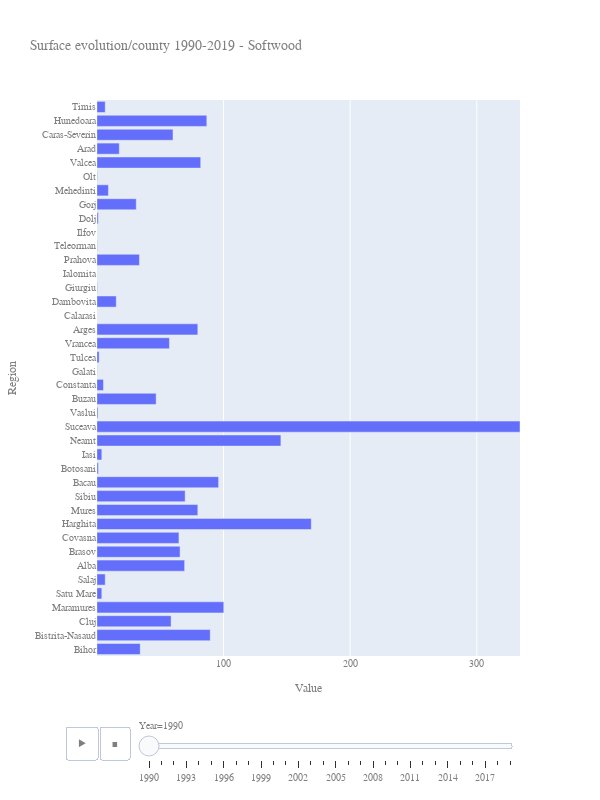

Notebook cell for this chart:
### Code cell
selection_df = data_county_df.loc[data_county_df.Category=="Softwood"]
min_value = selection_df.Value.min()
max_value = selection_df.Value.max()
import plotly.express as px
fig = px.bar(selection_df, x="Value", y="Region", animation_frame='Year', orientation='h',
             range_color =[min_value,max_value],
             width=600, height=800, range_x = [min_value,max_value],
            title='Surface evolution/county 1990-2019 - Softwood')
fig.update_layout(font=dict(family="Courier New, monospace",size=10,color="#7f7f7f"))
fig.show()

### Figure 1 — Plotly figure (JSON) as saved in the notebook; plotly's stock layout.template omitted (floating-point values rounded to 4 significant figures)
{"data": [{"alignmentgroup": "True", "hovertemplate": "Year=1990<br>Value=%{x}<br>Region=%{y}<extra></extra>", "legendgroup": "", "marker": {"color": "#636efa"}, "name": "", "offsetgroup": "", "orientation": "h", "showlegend": false, "textposition": "auto", "type": "bar", "x": [34.2, 89.5, 58.6, 100.2, 3.9, 6.6, 69.3, 65.7, 64.8, 169.3, 79.7, 69.7, 96.1, 1.2, 3.9, 145.3, 334.1, 0.9, 46.8, 5.2, 0.2, 1.8, 57.3, 79.7, 0.1, 15.3, 0.4, 0.1, 33.6, 0.3, 0.1, 1.1, 31.1, 9.1, 0.4, 82.0, 17.7, 60.1, 86.8, 6.6], "xaxis": "x", "y": ["Bihor", "Bistrita-Nasaud", "Cluj", "Maramures", "Satu Mare", "Salaj", "Alba", "Brasov", "Covasna", "Harghita", "Mures", "Sibiu", "Bacau", "Botosani", "Iasi", "Neamt", "Suceava", "Vaslui", "Buzau", "Constanta", "Galati", "Tulcea", "Vrancea", "Arges", "Calarasi", "Dambovita", "Giurgiu", "Ialomita", "Prahova", "Teleorman", "Ilfov", "Dolj", "Gorj", "Mehedinti", "Olt", "Valcea", "Arad", "Caras-Severin", "Hunedoara", "Timis"], "yaxis": "y"}], "layout": {"barmode": "relative", "font": {"color": "#7f7f7f", "family": "Courier New, monospace", "size": 10}, "height": 800, "legend": {"tracegroupgap": 0}, "sliders": [{"active": 0, "currentvalue": {"prefix": "Year="}, "len": 0.9, "pad": {"b": 10, "t": 60}, "steps": [{"args": [["1990"], {"frame": {"duration": 0, "redraw": true}, "fromcurrent": true, "mode": "immediate", "transition": {"duration": 0, "easing": "linear"}}], "label": "1990", "method": "animate"}, {"args": [["1991"], {"frame": {"duration": 0, "redraw": true}, "fromcurrent": true, "mode": "immediate", "transition": {"duration": 0, "easing": "linear"}}], "label": "1991", "method": "animate"}, {"args": [["1992"], {"frame": {"duration": 0, "redraw": true}, "fromcurrent": true, "mode": "immediate", "transition": {"duration": 0, "easing": "linear"}}], "label": "1992", "method": "animate"}, {"args": [["1993"], {"frame": {"duration": 0, "redraw": true}, "fromcurrent": true, "mode": "immediate", "transition": {"duration": 0, "easing": "linear"}}], "label": "1993", "method": "animate"}, {"args": [["1994"], {"frame": {"duration": 0, "redraw": true}, "fromcurrent": true, "mode": "immediate", "transition": {"duration": 0, "easing": "linear"}}], "label": "1994", "method": "animate"}, {"args": [["1995"], {"frame": {"duration": 0, "redraw": true}, "fromcurrent": true, "mode": "immediate", "transition": {"duration": 0, "easing": "linear"}}], "label": "1995", "method": "animate"}, {"args": [["1996"], {"frame": {"duration": 0, "redraw": true}, "fromcurrent": true, "mode": "immediate", "transition": {"duration": 0, "easing": "linear"}}], "label": "1996", "method": "animate"}, {"args": [["1997"], {"frame": {"duration": 0, "redraw": true}, "fromcurrent": true, "mode": "immediate", "transition": {"duration": 0, "easing": "linear"}}], "label": "1997", "method": "animate"}, {"args": [["1998"], {"frame": {"duration": 0, "redraw": true}, "fromcurrent": true, "mode": "immediate", "transition": {"duration": 0, "easing": "linear"}}], "label": "1998", "method": "animate"}, {"args": [["1999"], {"frame": {"duration": 0, "redraw": true}, "fromcurrent": true, "mode": "immediate", "transition": {"duration": 0, "easing": "linear"}}], "label": "1999", "method": "animate"}, {"args": [["2000"], {"frame": {"duration": 0, "redraw": true}, "fromcurrent": true, "mode": "immediate", "transition": {"duration": 0, "easing": "linear"}}], "label": "2000", "method": "animate"}, {"args": [["2001"], {"frame": {"duration": 0, "redraw": true}, "fromcurrent": true, "mode": "immediate", "transition": {"duration": 0, "easing": "linear"}}], "label": "2001", "method": "animate"}, {"args": [["2002"], {"frame": {"duration": 0, "redraw": true}, "fromcurrent": true, "mode": "immediate", "transition": {"duration": 0, "easing": "linear"}}], "label": "2002", "method": "animate"}, {"args": [["2003"], {"frame": {"duration": 0, "redraw": true}, "fromcurrent": true, "mode": "immediate", "transition": {"duration": 0, "easing": "linear"}}], "label": "2003", "method": "animate"}, {"args": [["2004"], {"frame": {"duration": 0, "redraw": true}, "fromcurrent": true, "mode": "immediate", "transition": {"duration": 0, "easing": "linear"}}], "label": "2004", "method": "animate"}, {"args": [["2005"], {"frame": {"duration": 0, "redraw": true}, "fromcurrent": true, "mode": "immediate", "transition": {"duration": 0, "easing": "linear"}}], "label": "2005", "method": "animate"}, {"args": [["2006"], {"frame": {"duration": 0, "redraw": true}, "fromcurrent": true, "mode": "immediate", "transition": {"duration": 0, "easing": "linear"}}], "label": "2006", "method": "animate"}, {"args": [["2007"], {"frame": {"duration": 0, "redraw": true}, "fromcurrent": true, "mode": "immediate", "transition": {"duration": 0, "easing": "linear"}}], "label": "2007", "method": "animate"}, {"args": [["2008"], {"frame": {"duration": 0, "redraw": true}, "fromcurrent": true, "mode": "immediate", "transition": {"duration": 0, "easing": "linear"}}], "label": "2008", "method": "animate"}, {"args": [["2009"], {"frame": {"duration": 0, "redraw": true}, "fromcurrent": true, "mode": "immediate", "transition": {"duration": 0, "easing": "linear"}}], "label": "2009", "method": "animate"}, {"args": [["2010"], {"frame": {"duration": 0, "redraw": true}, "fromcurrent": true, "mode": "immediate", "transition": {"duration": 0, "easing": "linear"}}], "label": "2010", "method": "animate"}, {"args": [["2011"], {"frame": {"duration": 0, "redraw": true}, "fromcurrent": true, "mode": "immediate", "transition": {"duration": 0, "easing": "linear"}}], "label": "2011", "method": "animate"}, {"args": [["2012"], {"frame": {"duration": 0, "redraw": true}, "fromcurrent": true, "mode": "immediate", "transition": {"duration": 0, "easing": "linear"}}], "label": "2012", "method": "animate"}, {"args": [["2013"], {"frame": {"duration": 0, "redraw": true}, "fromcurrent": true, "mode": "immediate", "transition": {"duration": 0, "easing": "linear"}}], "label": "2013", "method": "animate"}, {"args": [["2014"], {"frame": {"duration": 0, "redraw": true}, "fromcurrent": true, "mode": "immediate", "transition": {"duration": 0, "easing": "linear"}}], "label": "2014", "method": "animate"}, {"args": [["2015"], {"frame": {"duration": 0, "redraw": true}, "fromcurrent": true, "mode": "immediate", "transition": {"duration": 0, "easing": "linear"}}], "label": "2015", "method": "animate"}, {"args": [["2016"], {"frame": {"duration": 0, "redraw": true}, "fromcurrent": true, "mode": "immediate", "transition": {"duration": 0, "easing": "linear"}}], "label": "2016", "method": "animate"}, {"args": [["2017"], {"frame": {"duration": 0, "redraw": true}, "fromcurrent": true, "mode": "immediate", "transition": {"duration": 0, "easing": "linear"}}], "label": "2017", "method": "animate"}, {"args": [["2018"], {"frame": {"duration": 0, "redraw": true}, "fromcurrent": true, "mode": "immediate", "transition": {"duration": 0, "easing": "linear"}}], "label": "2018", "method": "animate"}, {"args": [["2019"], {"frame": {"duration": 0, "redraw": true}, "fromcurrent": true, "mode": "immediate", "transition": {"duration": 0, "easing": "linear"}}], "label": "2019", "method": "animate"}], "x": 0.1, "xanchor": "left", "y": 0, "yanchor": "top"}], "title": {"text": "Surface evolution/county 1990-2019 - Softwood"}, "updatemenus": [{"buttons": [{"args": [null, {"frame": {"duration": 500, "redraw": true}, "fromcurrent": true, "mode": "immediate", "transition": {"duration": 500, "easing": "linear"}}], "label": "&#9654;", "method": "animate"}, {"args": [[null], {"frame": {"duration": 0, "redraw": true}, "fromcurrent": true, "mode": "immediate", "transition": {"duration": 0, "easing": "linear"}}], "label": "&#9724;", "method": "animate"}], "direction": "left", "pad": {"r": 10, "t": 70}, "showactive": false, "type": "buttons", "x": 0.1, "xanchor": "right", "y": 0, "yanchor": "top"}], "width": 600, "xaxis": {"anchor": "y", "domain": [0.0, 1.0], "range": [0.1, 334.1], "title": {"text": "Value"}}, "yaxis": {"anchor": "x", "domain": [0.0, 1.0], "title": {"text": "Region"}}}}
